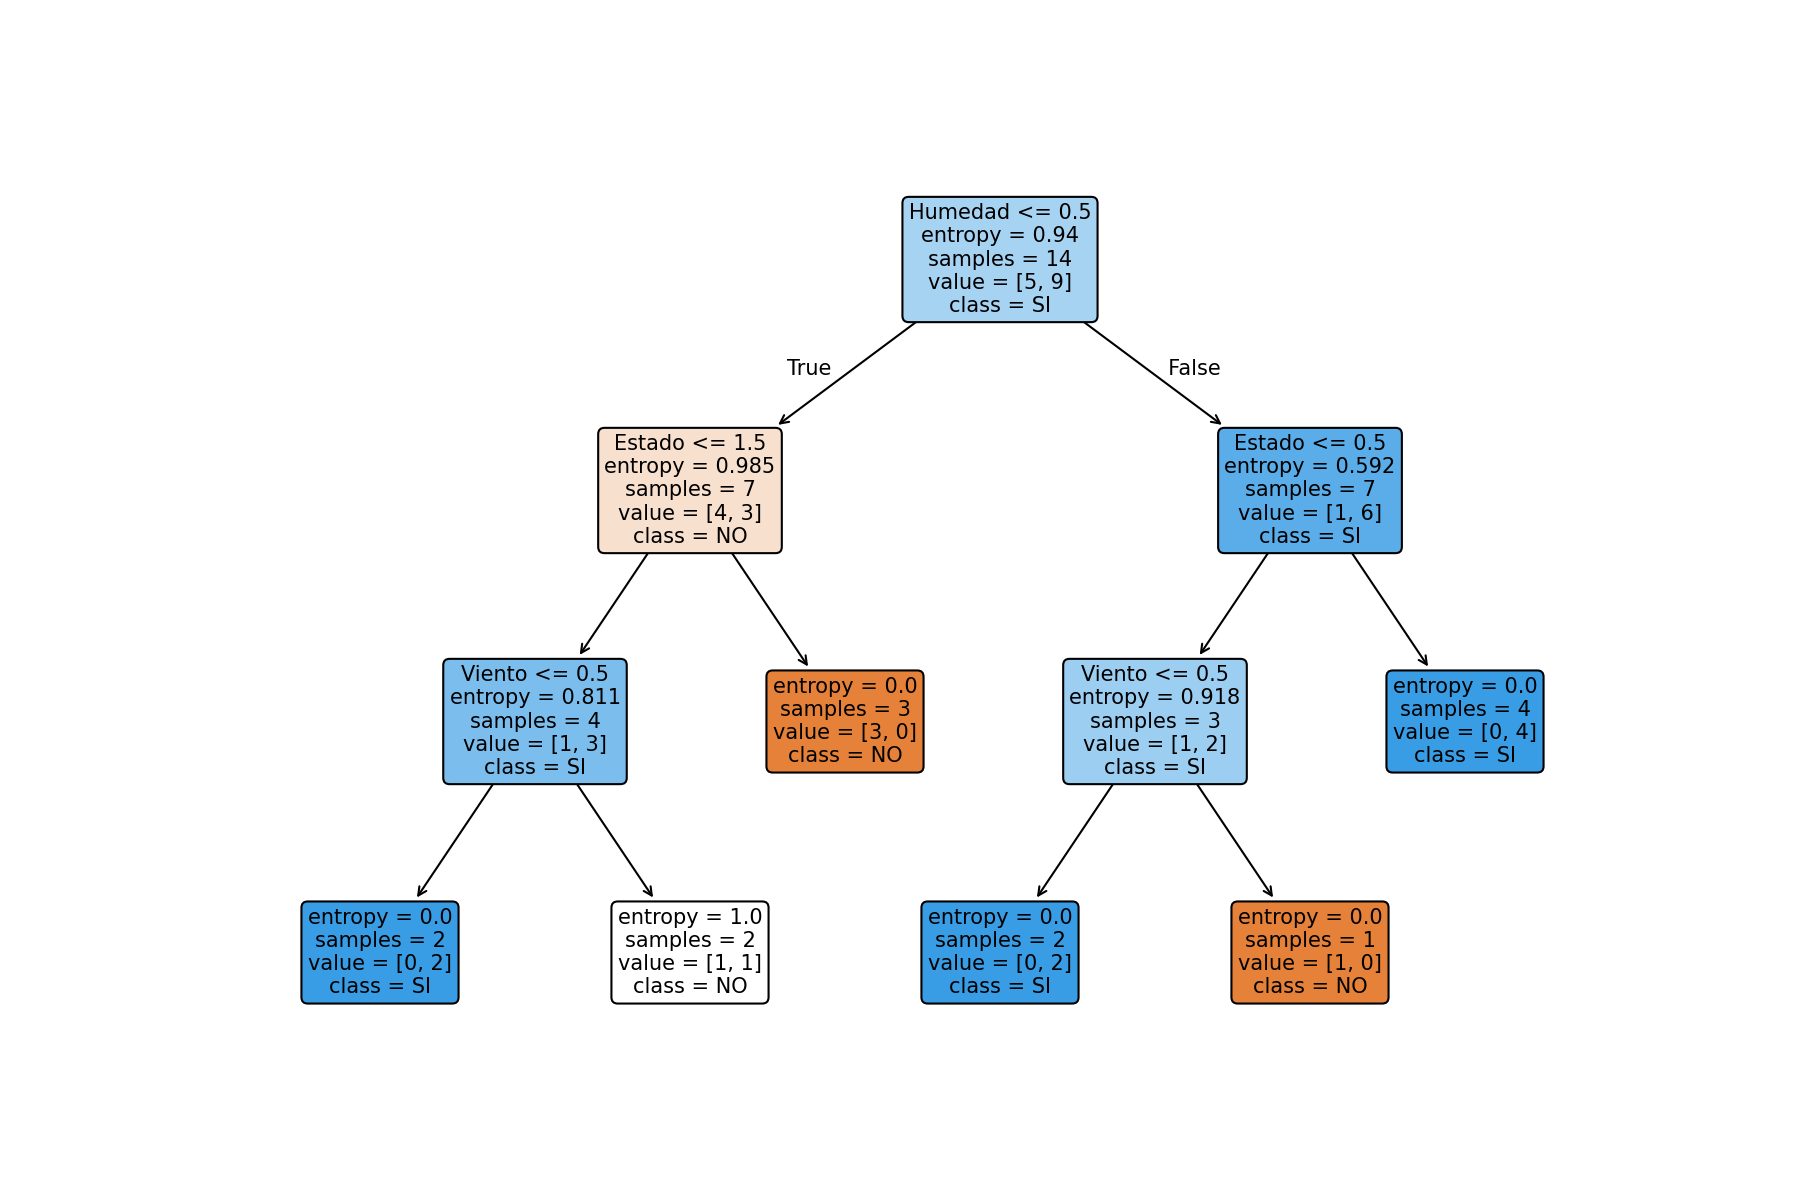

Write Python code to recreate this figure.
from sklearn.preprocessing import LabelEncoder
import pandas as pd
import matplotlib.pyplot as plt
from sklearn.tree import DecisionTreeClassifier,plot_tree #arbol de decision y ploteo
import copy

datos = [
    # EJ,  Estado,      Temperatura, Humedad, Viento,  Clase
    ("E1",  "soleado",  "caluroso",  "alta",   "calmo", "NO"),
    ("E2",  "soleado",  "caluroso",  "alta",   "medio", "NO"),
    ("E3",  "nublado",  "caluroso",  "alta",   "calmo", "SI"),
    ("E4",  "lluvioso", "templado",  "alta",   "calmo", "SI"),
    ("E5",  "lluvioso", "fresco",    "normal", "calmo", "SI"),
    ("E6",  "lluvioso", "fresco",    "normal", "medio", "NO"),
    ("E7",  "nublado",  "fresco",    "normal", "medio", "SI"),
    ("E8",  "soleado",  "templado",  "alta",   "calmo", "NO"),
    ("E9",  "soleado",  "fresco",    "normal", "calmo", "SI"),
    ("E10", "lluvioso", "templado",  "normal", "calmo", "SI"),
    ("E11", "soleado",  "templado",  "normal", "medio", "SI"),
    ("E12", "nublado",  "templado",  "alta",   "medio", "SI"),
    ("E13", "nublado",  "caluroso",  "normal", "calmo", "SI"),
    ("E14", "lluvioso", "templado",  "alta",   "medio", "NO"),
]

df = pd.DataFrame(datos, columns=["EJ", "Estado", "Temperatura", "Humedad", "Viento", "JuegoTenis"])

df.drop("EJ",axis=1,inplace=True)
df_transformado = copy.deepcopy(df)
columnas = df.columns.values.tolist()
prediccion = columnas[:4]
x = copy.deepcopy(df[prediccion])
objetivo = columnas[4]
y = copy.deepcopy(df[objetivo])
print(prediccion,objetivo)

print(df)
encoders = {}
for columna in df.columns:
    le = LabelEncoder()
    df_transformado[columna] = le.fit_transform(df[columna])
    encoders[columna] = le 

X = df_transformado[['Estado', 'Temperatura', 'Humedad', 'Viento']]
y = df_transformado['JuegoTenis']

arbol = DecisionTreeClassifier(criterion="entropy", min_samples_split=3, random_state=40)
arbol.fit(X, y)

plt.figure(figsize=(12, 8))
plot_tree(
    arbol, 
    feature_names=list(X.columns), 
    class_names=list(encoders['JuegoTenis'].classes_), 
    filled=True, 
    rounded=True,
    fontsize=10
)

plt.savefig("arbol.png", dpi=150)
plt.close()
